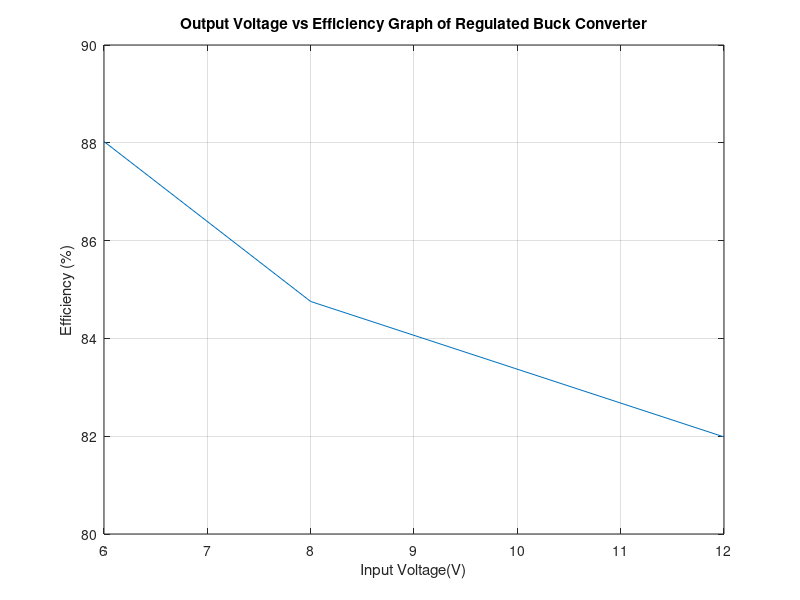

Source code (MATLAB):
voltage_in =[6, 8, 12];
current_in=[0.190, 0.148, 0.102]; 
eff= (3.345*0.3)./(voltage_in.*current_in);

plot (voltage_in,100.*eff);
xlabel('Input Voltage(V)');
ylabel('Efficiency (%)');
title('Output Voltage vs Efficiency Graph of Regulated Buck Converter');
grid on;